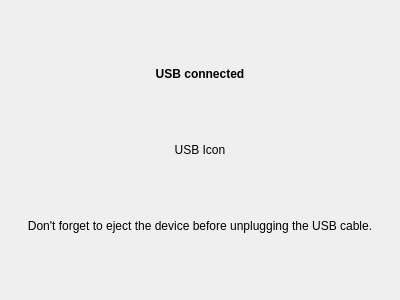
<?xml version="1.0" encoding="UTF-8"?>
<ui version="4.0">
 <class>USBMSSplashWidget</class>
 <widget class="QWidget" name="USBMSSplashWidget">
  <property name="geometry">
   <rect>
    <x>0</x>
    <y>0</y>
    <width>400</width>
    <height>300</height>
   </rect>
  </property>
  <property name="windowTitle">
   <string>Form</string>
  </property>
  <layout class="QVBoxLayout" name="verticalLayout">
   <item>
    <layout class="QGridLayout" name="gridLayout">
     <item row="4" column="0">
      <spacer name="verticalSpacer_3">
       <property name="orientation">
        <enum>Qt::Vertical</enum>
       </property>
       <property name="sizeHint" stdset="0">
        <size>
         <width>20</width>
         <height>40</height>
        </size>
       </property>
      </spacer>
     </item>
     <item row="5" column="0">
      <widget class="QLabel" name="label_3">
       <property name="text">
        <string>Don't forget to eject the device before unplugging the USB cable.</string>
       </property>
       <property name="alignment">
        <set>Qt::AlignCenter</set>
       </property>
       <property name="wordWrap">
        <bool>true</bool>
       </property>
      </widget>
     </item>
     <item row="0" column="0">
      <spacer name="verticalSpacer">
       <property name="orientation">
        <enum>Qt::Vertical</enum>
       </property>
       <property name="sizeHint" stdset="0">
        <size>
         <width>20</width>
         <height>40</height>
        </size>
       </property>
      </spacer>
     </item>
     <item row="1" column="0">
      <widget class="QLabel" name="label">
       <property name="font">
        <font>
         <weight>75</weight>
         <bold>true</bold>
        </font>
       </property>
       <property name="text">
        <string>USB connected</string>
       </property>
       <property name="alignment">
        <set>Qt::AlignCenter</set>
       </property>
      </widget>
     </item>
     <item row="2" column="0">
      <spacer name="verticalSpacer_2">
       <property name="orientation">
        <enum>Qt::Vertical</enum>
       </property>
       <property name="sizeHint" stdset="0">
        <size>
         <width>20</width>
         <height>40</height>
        </size>
       </property>
      </spacer>
     </item>
     <item row="3" column="0">
      <widget class="QLabel" name="label_2">
       <property name="font">
        <font>
         <weight>50</weight>
         <bold>false</bold>
        </font>
       </property>
       <property name="text">
        <string>USB Icon</string>
       </property>
       <property name="alignment">
        <set>Qt::AlignCenter</set>
       </property>
      </widget>
     </item>
     <item row="6" column="0">
      <spacer name="verticalSpacer_4">
       <property name="orientation">
        <enum>Qt::Vertical</enum>
       </property>
       <property name="sizeHint" stdset="0">
        <size>
         <width>20</width>
         <height>40</height>
        </size>
       </property>
      </spacer>
     </item>
    </layout>
   </item>
  </layout>
 </widget>
 <resources/>
 <connections/>
</ui>
